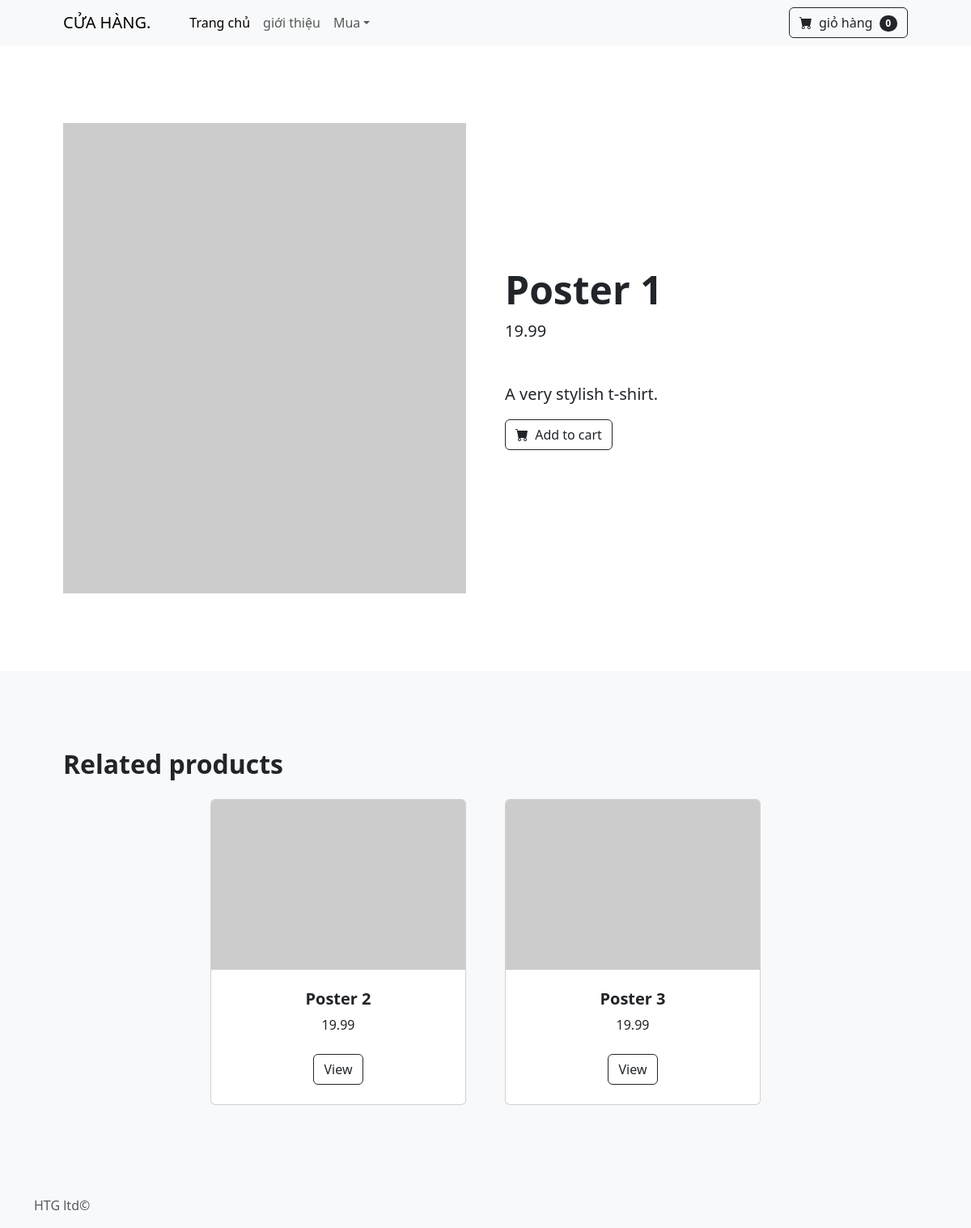
The page /products/product1 on the database its author committed.
### main.py (models this page shows, shortened)
class Products(db.Model):
    id = db.Column(db.Integer, primary_key=True)
    title = db.Column(db.String(250), nullable=False, unique=True)
    image = db.Column(db.String(250), nullable=False)
    category = db.Column(db.String(250), nullable=False)
    price = db.Column(db.Float(250), nullable=False)
    size = db.Column(db.String(250), nullable=False)
    description = db.Column(db.Text, nullable=False)
    cart_items = db.relationship('CartItem', back_populates='product')

### main.py (the view)
@app.route('/products/product<index>', methods=['GET', 'POST'])
def product(index):
    result = Products.query.get(index)
    category = result.category
    related_products = Products.query.filter_by(category=category).all()
    return render_template('all_products.html', item=result, related_products=related_products)

### main.py (called while the page is built)
@app.context_processor
def context_processor():
    print("Context processor called")  # This line is for debugging purposes
    cart_id = session.get('cart_id')
    if cart_id:
        cart_items = CartItem.query.filter_by(cart_id=cart_id).all()
        total_quantity = sum(item.quantity for item in cart_items)
    else:
        total_quantity = 0
    return {'total_quantity': total_quantity}

### templates/all_products.html (shortened to what this page needs)
{% extends 'header.html' %}
{% block content %}
        <section class="py-5">
            <div class="container px-4 px-lg-5 my-5">
                <div class="row gx-4 gx-lg-5 align-items-center">
                    <div class="col-md-6"><img class="card-img-top mb-5 mb-md-0" src="https://dummyimage.com/600x700/dee2e6/6c757d.jpg" alt="..." /></div>
                    <div class="col-md-6">
                        <h1 class="display-5 fw-bolder">{{ item.title }}</h1>
                        <div class="fs-5 mb-5">
                            <span>{{ item.price }}</span>
                        </div>
                        <p class="lead"> {{ item.description }}</p>
                        <div class="d-flex">
                            <a href="{{ url_for('add_to_cart', product_id=item.id, next='product') }}"><button class="btn btn-outline-dark flex-shrink-0" type="button" >
                                <i class="bi-cart-fill me-1"></i>
                                Add to cart
                            </button></a>
                        </div>
                    </div>
                </div>
            </div>
        </section>
<section class="py-5 bg-light">
    <div class="container px-4 px-lg-5 mt-5">
        <h2 class="fw-bolder mb-4">Related products</h2>
        <div class="row gx-4 gx-lg-5 justify-content-center">
            {% set max_products = 3 %}
            {% set products_count = related_products|length %}
            {% for product in related_products %}
            {% if item.id != product.id %}
                <div class="col-md-4 mb-5">
                    <div class="card h-100">
                        <img class="card-img-top" src="https://dummyimage.com/450x300/dee2e6/6c757d.jpg" alt="..." />
                        <div class="card-body p-4">
                            <div class="text-center">
                                <h5 class="fw-bolder">{{ product.title }}</h5>
                                {{ product.price }}
                            </div>
                        </div>
                        <div class="card-footer p-4 pt-0 border-top-0 bg-transparent">
                            <div class="text-center">
                                <a class="btn btn-outline-dark mt-auto" href="{{ url_for('product', index=product.id) }}">View</a>
                            </div>
                        </div>
                    </div>
                </div>
            {% endif %}
            {% endfor %}
        </div>
    </div>
</section>
{% include 'footer.html' %}
{% endblock %}

### rows shown on the page
Products: title "Poster 1", price "19.99", description "A very stylish t-shirt."
Products: title "Poster 2", price "19.99"
Products: title "Poster 3", price "19.99"

### other values the page prints
{{ total_quantity }} "0"
